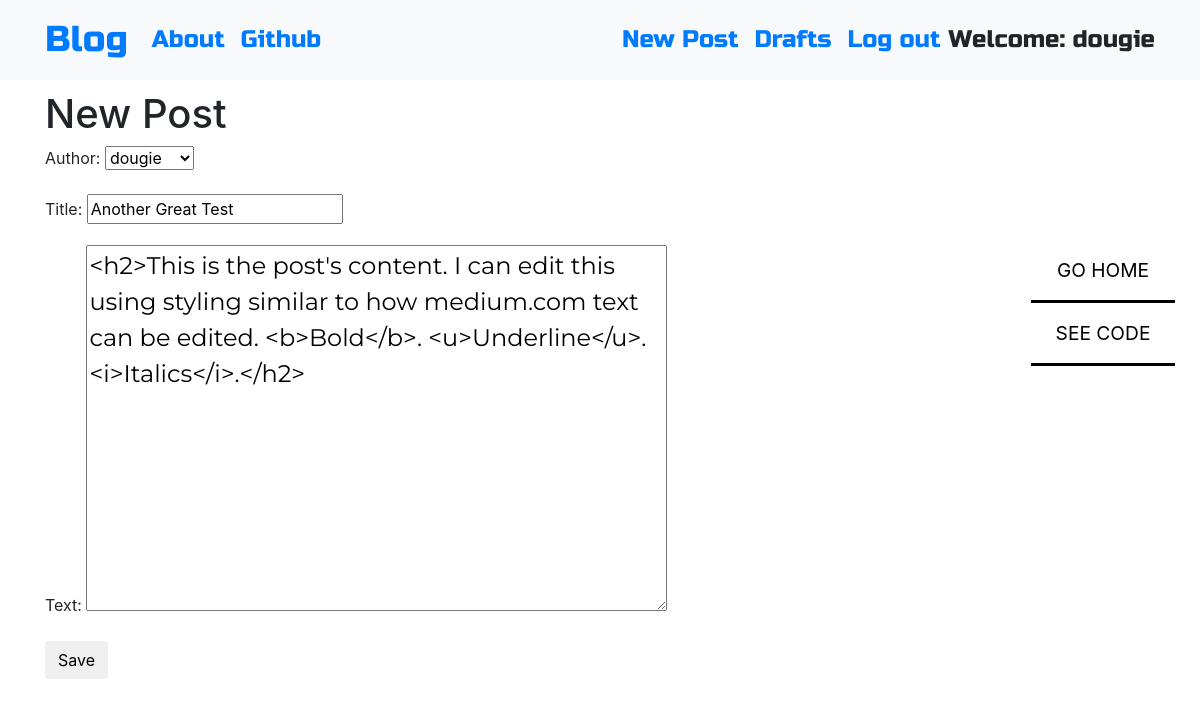
Screenshot of /post/3/edit/ (signed in) with the database file from the repository.
### blog/models.py (models this page shows, shortened)
class Post(models.Model):
    author = models.ForeignKey('auth.User',on_delete=models.CASCADE)
    title = models.CharField(max_length=200)
    text = models.TextField()
    created_date = models.DateTimeField(default=timezone.now)
    published_date = models.DateTimeField(blank=True, null=True)

### blog/views.py (the view)
# urls.py: path('post/<int:pk>/edit/', views.PostUpdateView.as_view(), name='post_edit'),
class PostUpdateView(LoginRequiredMixin, UpdateView):
    login_url = '/login/'
    redirect_field_name = 'blog/post_detail.html'
    form_class = PostForm
    model = Post

### blog/forms.py
class PostForm(forms.ModelForm):
    class Meta():
        model = Post
        fields = ('author', 'title', 'text')
        widgets = {
            'title':forms.TextInput(attrs={'class':'textinputclass'}),
            'text':forms.Textarea(attrs={'class':'editable medium-editor-textarea postcontent'})
            }

### blog/templates/blog/post_form.html (shortened to what this page needs)
{% extends "blog/base.html" %}
{% block content %}
<h1>New Post</h1>
<form class="post-form" method="POST">
  {{ form.as_p }}
  <button type="submit" class="save btn btn-default">Save</button>
</form>
{% endblock %}

### blog/templates/blog/base.html (shortened to what this page needs)
<!DOCTYPE html>
{% load static %}
<html>
  <head>
    <link rel="stylesheet" href="https://stackpath.bootstrapcdn.com/bootstrap/4.1.3/css/bootstrap.min.css"
>
    <link href="https://maxcdn.bootstrapcdn.com/font-awesome/4.7.0/css/font-awesome.min.css" rel="stylesheet">
    <link rel="stylesheet" href="//cdn.jsdelivr.net/medium-editor/latest/css/medium-editor.min.css" type="text/css" media="screen" charset="utf-8">
    <link rel="stylesheet" href="{% static 'css/blog.css' %}">
  </head>
  <body class=''>
    <nav class="navbar navbar-expand-lg bg-light techfont">
      <div class="container">
        <div class="navbar-nav align-items-center">
          <a class="navbar-brand bigbrand" href="{% url 'post_list' %}">Blog</a>
          <a class="nav-item nav-link" href="{% url 'about' %}">About</a>
          <a class="nav-item nav-link" href="https://www.github.com/codabool">Github</a>
        </div>
        <div class="navbar-nav align-items-center ml-auto">
          {% if user.is_authenticated %}
            <a class="nav-item nav-link" href="{% url 'post_new' %}">New Post</a>
            <a class="nav-item nav-link" href="{% url 'post_draft_list' %}">Drafts</a>
            <a class="nav-item nav-link" href="{% url 'logout' %}">Log out</a>
            <a >Welcome: {{ user.username }}</a>
          {% else %}
            <a class="nav-item nav-link" href="{% url 'login' %}" aria-label="Login">
              <span class="fa fa-user" aria-hidden="true"></span></a>
          {% endif %}
        </div>
      </div>
    </nav>
	<div class="navBox">
		<a href="https://codabool.com/projects" class="navBox-btn" id="btn-home">GO HOME</a>
		<a href="https://github.com/CodaBool/django-blog" class="navBox-btn" id="btn-code">SEE CODE</a>
	</div>
          <div class="content container">
              <div class="row">
                  <div class="col-md-8">
                    <div class="blog_posts">
                      {% block content %}
                      {% endblock %}
                    </div>
                  </div>
              </div>
          </div>
  </body>
</html>

### blog/static/css/blog.css (style rules this page uses)
.navBox { position: fixed; right: 25px; top:30%; height:120px; font-size: 1.2em; width:12%; }
*:before, *:after { z-index: -1; }
a { text-decoration: none; }
html *, html *:before, html *:after { box-sizing: border-box; transition: 0.5s ease-in-out; }
.navBox-btn { text-decoration: none; text-align: center; line-height: 60px; width: 100%; color: black; position: relative; display: block; overflow: hidden; margin: auto; border-bottom: 3px solid black; }
.navBox a:before { content: ''; position: absolute; top: 0; bottom: 0; right: 0; left: 0; background-color: #327c89; transform: translateX(-100%); }
.techfont { font-family: 'Russo One', sans-serif; font-size: 1.5em; margin-bottom: 10px; }
.postcontent { font-family: 'Montserrat'; font-size: 1.5em; }
.bigbrand { font-size: 1.5em; }
.navBox { display:block; }

### rows the page displays
Post: author "dougie", title "Another Great Test", text "<h2>This is the post's content. I can edit this using styling similar to how medium.com text can be edited. <b>Bold</b>. <u>Underline</u>. <i>Italics</i>.</h2>"

### other values shown
{{ user.username }} "dougie"
